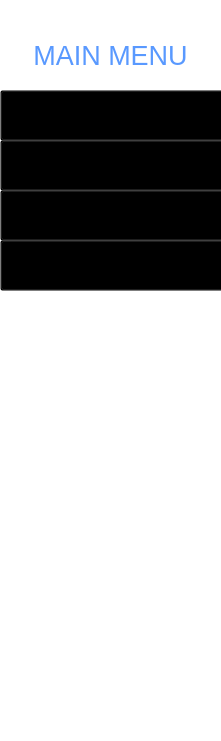
   <widget class="QFrame" name="frame_2">
    <property name="geometry">
     <rect>
      <x>0</x>
      <y>120</y>
      <width>221</width>
      <height>741</height>
     </rect>
    </property>
    <property name="styleSheet">
     <string notr="true">#frame_2{
border-top:1px solid  ;
	border-top-color: rgb(211, 211, 211);
}
*{
	background:transparent;
}</string>
    </property>
    <property name="frameShape">
     <enum>QFrame::StyledPanel</enum>
    </property>
    <property name="frameShadow">
     <enum>QFrame::Raised</enum>
    </property>
    <widget class="QToolButton" name="toolButton_2">
     <property name="geometry">
      <rect>
       <x>0</x>
       <y>90</y>
       <width>231</width>
       <height>51</height>
      </rect>
     </property>
     <property name="styleSheet">
      <string notr="true">color:black;
font: 63 9pt &quot;Bahnschrift SemiBold&quot;;
font-size:23px;
</string>
     </property>
     <property name="text">
      <string>      Hospital</string>
     </property>
     <property name="icon">
      <iconset resource="UIresource/login.qrc">
       <normaloff>:/function_menu/menu_0.png</normaloff>:/function_menu/menu_0.png</iconset>
     </property>
     <property name="iconSize">
      <size>
       <width>30</width>
       <height>30</height>
      </size>
     </property>
     <property name="toolButtonStyle">
      <enum>Qt::ToolButtonTextBesideIcon</enum>
     </property>
    </widget>
    <widget class="QToolButton" name="toolButton_3">
     <property name="geometry">
      <rect>
       <x>0</x>
       <y>140</y>
       <width>231</width>
       <height>51</height>
      </rect>
     </property>
     <property name="styleSheet">
      <string notr="true">color:black;
font: 63 9pt &quot;Bahnschrift SemiBold&quot;;
font-size:23px;</string>
     </property>
     <property name="text">
      <string>      Doctor</string>
     </property>
     <property name="icon">
      <iconset resource="UIresource/login.qrc">
       <normaloff>:/function_menu/menu_1.png</normaloff>:/function_menu/menu_1.png</iconset>
     </property>
     <property name="iconSize">
      <size>
       <width>30</width>
       <height>30</height>
      </size>
     </property>
     <property name="toolButtonStyle">
      <enum>Qt::ToolButtonTextBesideIcon</enum>
     </property>
    </widget>
    <widget class="QToolButton" name="toolButton_4">
     <property name="geometry">
      <rect>
       <x>0</x>
       <y>190</y>
       <width>271</width>
       <height>51</height>
      </rect>
     </property>
     <property name="styleSheet">
      <string notr="true">color:black;
font: 63 9pt &quot;Bahnschrift SemiBold&quot;;
font-size:23px;</string>
     </property>
     <property name="text">
      <string>      Patient</string>
     </property>
     <property name="icon">
      <iconset resource="UIresource/login.qrc">
       <normaloff>:/function_menu/menu_2.png</normaloff>:/function_menu/menu_2.png</iconset>
     </property>
     <property name="iconSize">
      <size>
       <width>30</width>
       <height>30</height>
      </size>
     </property>
     <property name="toolButtonStyle">
      <enum>Qt::ToolButtonTextBesideIcon</enum>
     </property>
    </widget>
    <widget class="QToolButton" name="toolButton_9">
     <property name="geometry">
      <rect>
       <x>0</x>
       <y>240</y>
       <width>271</width>
       <height>51</height>
      </rect>
     </property>
     <property name="styleSheet">
      <string notr="true">color:black;
font: 63 9pt &quot;Bahnschrift SemiBold&quot;;
font-size:23px;</string>
     </property>
     <property name="text">
      <string>      DataADD</string>
     </property>
     <property name="icon">
      <iconset resource="UIresource/login.qrc">
       <normaloff>:/function_menu/add_data.png</normaloff>:/function_menu/add_data.png</iconset>
     </property>
     <property name="iconSize">
      <size>
       <width>30</width>
       <height>30</height>
      </size>
     </property>
     <property name="toolButtonStyle">
      <enum>Qt::ToolButtonTextBesideIcon</enum>
     </property>
    </widget>
    <widget class="QToolButton" name="toolButton">
     <property name="geometry">
      <rect>
       <x>0</x>
       <y>30</y>
       <width>221</width>
       <height>51</height>
      </rect>
     </property>
     <property name="styleSheet">
      <string notr="true">border:none;
color: rgb(89, 153, 255);
font: 63 9pt &quot;Bahnschrift SemiBold&quot;;
font-size:27px;
</string>
     </property>
     <property name="text">
      <string>MAIN MENU</string>
     </property>
    </widget>
   </widget>
